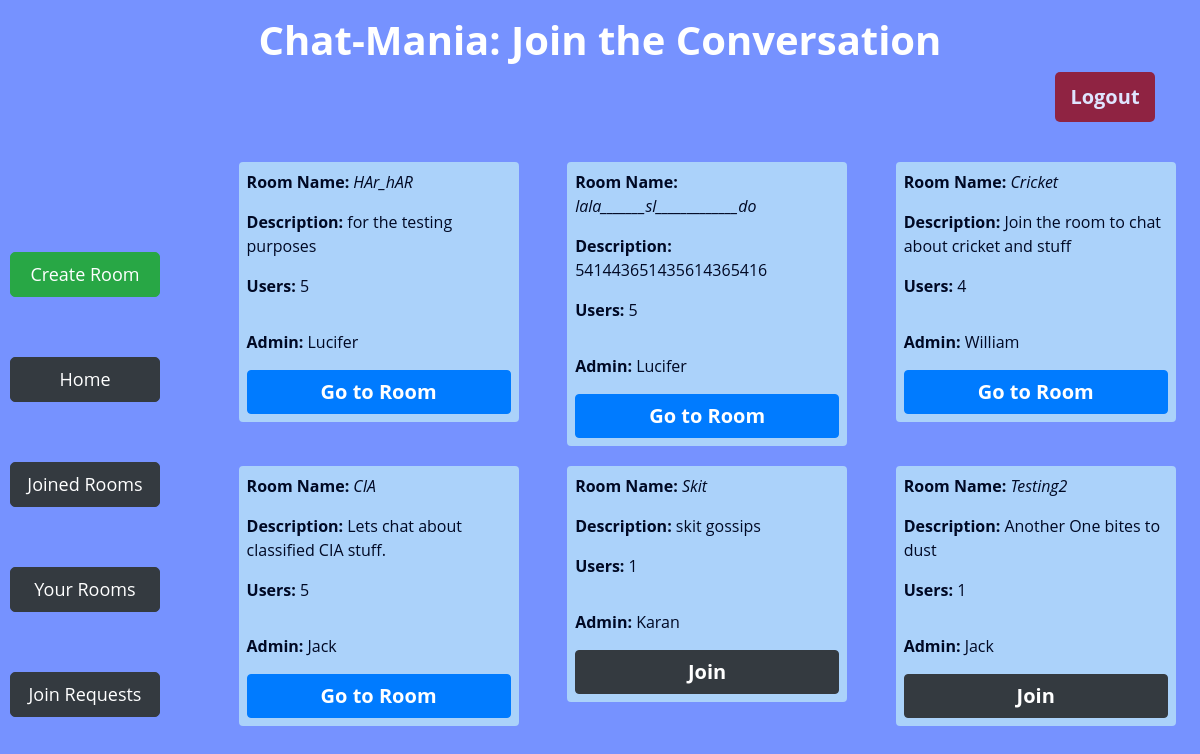
Before: / (signed in) with the older database file.
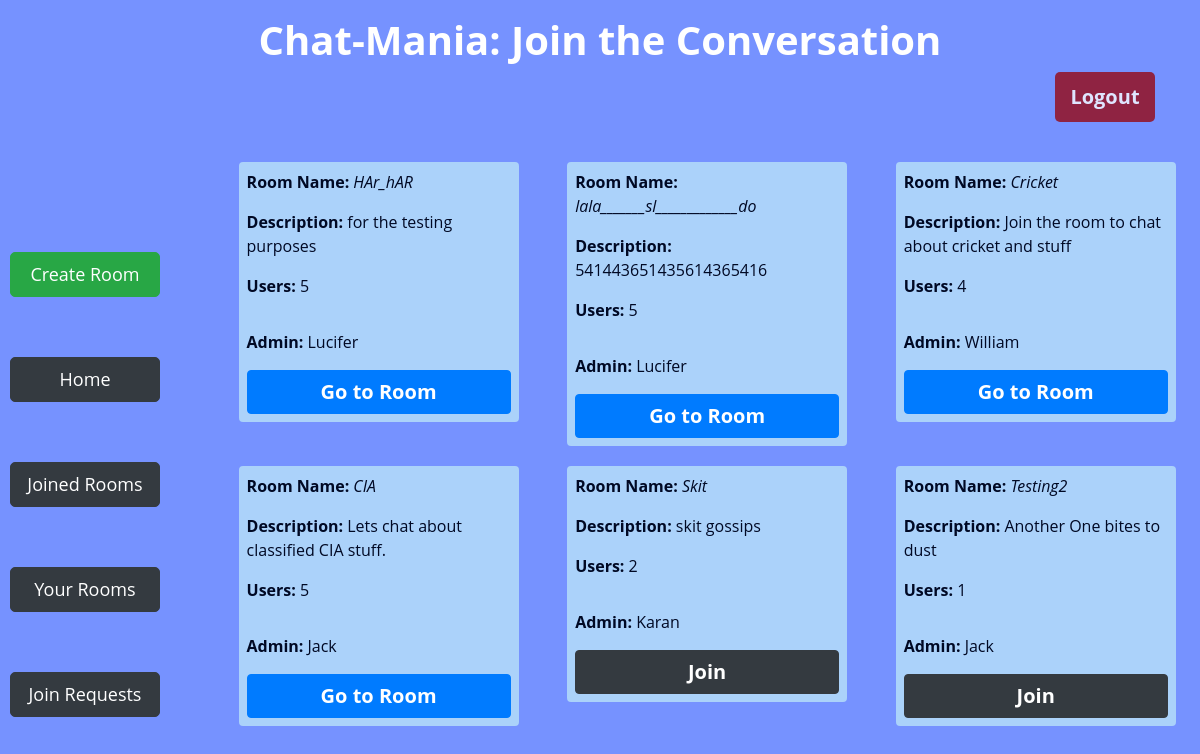
After: the same page with the newer database file.
### app/models.py (models this page shows)
class Room(models.Model):
    name = models.CharField(max_length=64,unique=True)
    description = models.CharField(max_length=256)
    admin = models.ForeignKey(User, on_delete=models.CASCADE, related_name="get_admin")
    numberUsers = models.IntegerField(default=1)
    def __str__(self):
        return f"{self.name} created by {self.admin.username}"

class User(AbstractUser):
    joinedRooms = models.IntegerField(default=0)
    createdRooms = models.IntegerField(default=0)
    def __str__(self):
        return f"{self.username}"

### app/views.py (the view)
# urls.py: path('', views.index, name='index'),
@login_required(login_url="login")
def index(request):
    rooms = Room.objects.all()
    print(rooms)
    join_requests = JoinRequests.objects.filter(user=request.user)
    x = [room.room for room in join_requests]
    print(x)
    user_rooms = UserRooms.objects.filter(user=request.user)
    y = [room.room for room in user_rooms]
    print(y)
    return render(request, 'app/index.html', {
        'rooms': rooms,
        'join_requests': join_requests,
        'x': x,
        'y': y,
    })

### app/templates/app/index.html (shortened to what this page needs)
{% extends 'app/layout.html' %}
{% block body %}
    <div class="container">
        <div class="row">
            <div class="col-md-12 mt-3">
                <h1 class="text-center" style="font-weight: 700;">Chat-Mania: Join the Conversation</h1>
                <form action="{% url 'logout' %}" method="post">
                 <input type="submit" id="logout-btn" class="btn btn-danger float-right" style="border: none;" value="Logout">
                </form>
             </div>
         </div>
    </div>
    <div class="d-flex" id="try">
    <div class="btn-Cont d-flex flex-column justify-content-around">
        <a id="lbtn" href="{% url 'create' %}" class="btn  btn-success">Create Room</a>
        <a id="lbtn" href="{% url 'index' %}" class="btn  btn-dark">Home</a>
        <a id="lbtn" href="{% url 'joined_rooms' %}" class="btn  btn-dark">Joined Rooms</a>
        <a id="lbtn" class="btn  btn-dark" href="{% url 'your_rooms' %}" >Your Rooms</a>
        <a id="lbtn" class="btn btn-dark" href="{% url 'join_requests' %}">Join Requests</a>
    </div>
     <div class="d-flex flex-row justify-content-around flex-wrap" id="room-cont">
        {% for room in rooms%}
        <div class="room p-1">
                <p><b>Room Name:</b> <i> {{room.name}} </i> </p>
                <p> <b>Description:</b> {{room.description}} </p>
                <p><b>Users:</b> {{room.numberUsers}} </p>
              <p class="pt-3 align-bottom"><b>Admin:</b> {{room.admin}} </p>
              {% if user != room.admin %}
                    {% if room in x %}
                        <button id="join-btn" class="btn btn-dark disable" disabled>Requested</button>
                    {% elif room in y %}
                        <a id="indBtn" href="{% url 'room' room.name %}" class="btn btn-primary">Go to Room</a>
                    {% else %}
                    <button id="join-btn" class="btn btn-dark" value="{{room.id}}">Join</button>
                    {% endif %}
              {% else %}
              <a id="indBtn" href="{% url 'room' room.name %}" class="btn btn-primary">Go to Room</a>
              {% endif %}
        </div>
        {% endfor %}
     </div>
    </div>
{% endblock %}

Changed rows visible on the page:
changed Room "Skit": numberUsers "1" → "2"
